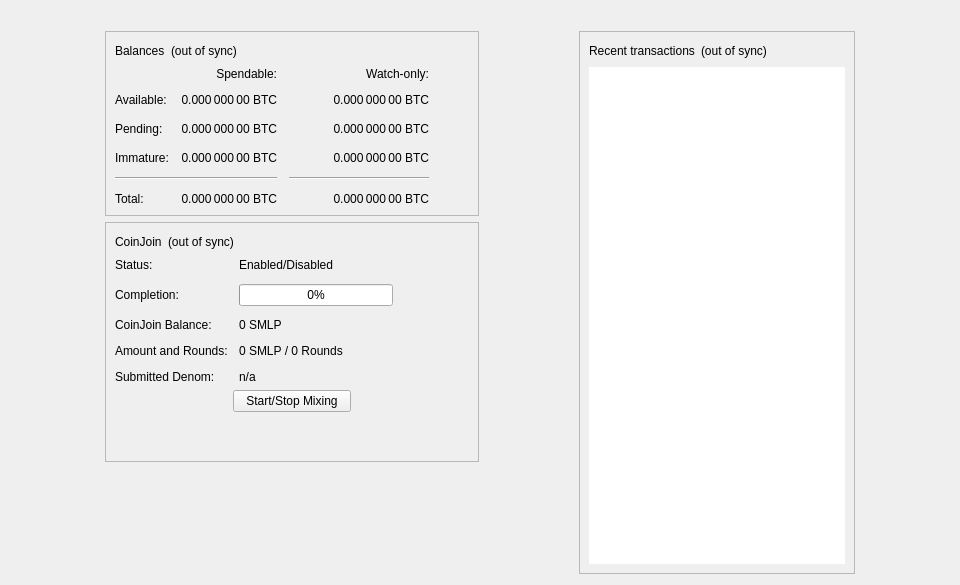
<?xml version="1.0" encoding="UTF-8"?>
<ui version="4.0">
 <class>OverviewPage</class>
 <widget class="QWidget" name="OverviewPage">
  <property name="geometry">
   <rect>
    <x>0</x>
    <y>0</y>
    <width>960</width>
    <height>585</height>
   </rect>
  </property>
  <property name="minimumSize">
   <size>
    <width>960</width>
    <height>0</height>
   </size>
  </property>
  <property name="windowTitle">
   <string>Form</string>
  </property>
  <layout class="QVBoxLayout" name="topLayout">
   <item>
    <widget class="QLabel" name="labelAlerts">
     <property name="visible">
      <bool>false</bool>
     </property>
     <property name="wordWrap">
      <bool>true</bool>
     </property>
     <property name="margin">
      <number>3</number>
     </property>
     <property name="textInteractionFlags">
      <set>Qt::TextSelectableByMouse</set>
     </property>
    </widget>
   </item>
   <item>
    <layout class="QHBoxLayout" name="horizontalLayout" stretch="1,0,1,0,1">
     <item>
      <spacer name="horizontalSpacerLeft">
       <property name="orientation">
        <enum>Qt::Horizontal</enum>
       </property>
       <property name="sizeType">
        <enum>QSizePolicy::Preferred</enum>
       </property>
       <property name="sizeHint" stdset="0">
        <size>
         <width>10</width>
         <height>20</height>
        </size>
       </property>
      </spacer>
     </item>
     <item>
      <layout class="QVBoxLayout" name="verticalLayout_2">
       <item>
        <widget class="QFrame" name="frame">
         <property name="frameShape">
          <enum>QFrame::StyledPanel</enum>
         </property>
         <property name="frameShadow">
          <enum>QFrame::Raised</enum>
         </property>
         <layout class="QVBoxLayout" name="verticalLayout_4">
          <item>
           <layout class="QHBoxLayout" name="horizontalLayout_4">
            <item>
             <widget class="QLabel" name="label_5">
              <property name="text">
               <string>Balances</string>
              </property>
             </widget>
            </item>
            <item>
             <widget class="QLabel" name="labelWalletStatus">
              <property name="toolTip">
               <string>The displayed information may be out of date. Your wallet automatically synchronizes with the SmartLoopAI network after a connection is established, but this process has not completed yet.</string>
              </property>
              <property name="text">
               <string notr="true">(out of sync)</string>
              </property>
              <property name="alignment">
               <set>Qt::AlignLeading|Qt::AlignLeft|Qt::AlignVCenter</set>
              </property>
             </widget>
            </item>
            <item>
             <spacer name="horizontalSpacer_3">
              <property name="orientation">
               <enum>Qt::Horizontal</enum>
              </property>
              <property name="sizeHint" stdset="0">
               <size>
                <width>40</width>
                <height>20</height>
               </size>
              </property>
             </spacer>
            </item>
           </layout>
          </item>
          <item>
           <layout class="QGridLayout" name="gridLayout">
            <property name="spacing">
             <number>12</number>
            </property>
            <item row="2" column="2">
             <widget class="QLabel" name="labelWatchPending">
              <property name="cursor">
               <cursorShape>IBeamCursor</cursorShape>
              </property>
              <property name="toolTip">
               <string>Unconfirmed transactions to watch-only addresses</string>
              </property>
              <property name="text">
               <string notr="true">0.000 000 00 BTC</string>
              </property>
              <property name="alignment">
               <set>Qt::AlignRight|Qt::AlignTrailing|Qt::AlignVCenter</set>
              </property>
              <property name="textInteractionFlags">
               <set>Qt::LinksAccessibleByMouse|Qt::TextSelectableByKeyboard|Qt::TextSelectableByMouse</set>
              </property>
             </widget>
            </item>
            <item row="2" column="1">
             <widget class="QLabel" name="labelUnconfirmed">
              <property name="cursor">
               <cursorShape>IBeamCursor</cursorShape>
              </property>
              <property name="toolTip">
               <string>Total of transactions that have yet to be confirmed, and do not yet count toward the spendable balance</string>
              </property>
              <property name="text">
               <string notr="true">0.000 000 00 BTC</string>
              </property>
              <property name="alignment">
               <set>Qt::AlignRight|Qt::AlignTrailing|Qt::AlignVCenter</set>
              </property>
              <property name="textInteractionFlags">
               <set>Qt::LinksAccessibleByMouse|Qt::TextSelectableByKeyboard|Qt::TextSelectableByMouse</set>
              </property>
             </widget>
            </item>
            <item row="3" column="2">
             <widget class="QLabel" name="labelWatchImmature">
              <property name="cursor">
               <cursorShape>IBeamCursor</cursorShape>
              </property>
              <property name="toolTip">
               <string>Mined balance in watch-only addresses that has not yet matured</string>
              </property>
              <property name="text">
               <string notr="true">0.000 000 00 BTC</string>
              </property>
              <property name="alignment">
               <set>Qt::AlignRight|Qt::AlignTrailing|Qt::AlignVCenter</set>
              </property>
              <property name="textInteractionFlags">
               <set>Qt::LinksAccessibleByMouse|Qt::TextSelectableByKeyboard|Qt::TextSelectableByMouse</set>
              </property>
             </widget>
            </item>
            <item row="4" column="0" colspan="2">
             <widget class="Line" name="lineSpendableBalance">
              <property name="orientation">
               <enum>Qt::Horizontal</enum>
              </property>
             </widget>
            </item>
            <item row="4" column="2">
             <widget class="Line" name="lineWatchBalance">
              <property name="sizePolicy">
               <sizepolicy hsizetype="Preferred" vsizetype="Fixed">
                <horstretch>0</horstretch>
                <verstretch>0</verstretch>
               </sizepolicy>
              </property>
              <property name="minimumSize">
               <size>
                <width>140</width>
                <height>0</height>
               </size>
              </property>
              <property name="orientation">
               <enum>Qt::Horizontal</enum>
              </property>
             </widget>
            </item>
            <item row="5" column="0">
             <widget class="QLabel" name="labelTotalText">
              <property name="text">
               <string>Total:</string>
              </property>
             </widget>
            </item>
            <item row="3" column="1">
             <widget class="QLabel" name="labelImmature">
              <property name="cursor">
               <cursorShape>IBeamCursor</cursorShape>
              </property>
              <property name="toolTip">
               <string>Mined balance that has not yet matured</string>
              </property>
              <property name="text">
               <string notr="true">0.000 000 00 BTC</string>
              </property>
              <property name="alignment">
               <set>Qt::AlignRight|Qt::AlignTrailing|Qt::AlignVCenter</set>
              </property>
              <property name="textInteractionFlags">
               <set>Qt::LinksAccessibleByMouse|Qt::TextSelectableByKeyboard|Qt::TextSelectableByMouse</set>
              </property>
             </widget>
            </item>
            <item row="2" column="3">
             <spacer name="horizontalSpacer_2">
              <property name="orientation">
               <enum>Qt::Horizontal</enum>
              </property>
              <property name="sizeHint" stdset="0">
               <size>
                <width>40</width>
                <height>20</height>
               </size>
              </property>
             </spacer>
            </item>
            <item row="3" column="0">
             <widget class="QLabel" name="labelImmatureText">
              <property name="text">
               <string>Immature:</string>
              </property>
             </widget>
            </item>
            <item row="5" column="1">
             <widget class="QLabel" name="labelTotal">
              <property name="cursor">
               <cursorShape>IBeamCursor</cursorShape>
              </property>
              <property name="toolTip">
               <string>Your current total balance</string>
              </property>
              <property name="text">
               <string notr="true">0.000 000 00 BTC</string>
              </property>
              <property name="alignment">
               <set>Qt::AlignRight|Qt::AlignTrailing|Qt::AlignVCenter</set>
              </property>
              <property name="textInteractionFlags">
               <set>Qt::LinksAccessibleByMouse|Qt::TextSelectableByKeyboard|Qt::TextSelectableByMouse</set>
              </property>
             </widget>
            </item>
            <item row="5" column="2">
             <widget class="QLabel" name="labelWatchTotal">
              <property name="cursor">
               <cursorShape>IBeamCursor</cursorShape>
              </property>
              <property name="toolTip">
               <string>Current total balance in watch-only addresses</string>
              </property>
              <property name="text">
               <string notr="true">0.000 000 00 BTC</string>
              </property>
              <property name="alignment">
               <set>Qt::AlignRight|Qt::AlignTrailing|Qt::AlignVCenter</set>
              </property>
              <property name="textInteractionFlags">
               <set>Qt::LinksAccessibleByMouse|Qt::TextSelectableByKeyboard|Qt::TextSelectableByMouse</set>
              </property>
             </widget>
            </item>
            <item row="0" column="2">
             <widget class="QLabel" name="labelWatchonly">
              <property name="text">
               <string>Watch-only:</string>
              </property>
              <property name="alignment">
               <set>Qt::AlignRight|Qt::AlignTrailing|Qt::AlignVCenter</set>
              </property>
             </widget>
            </item>
            <item row="1" column="0">
             <widget class="QLabel" name="labelBalanceText">
              <property name="text">
               <string>Available:</string>
              </property>
             </widget>
            </item>
            <item row="1" column="1">
             <widget class="QLabel" name="labelBalance">
              <property name="cursor">
               <cursorShape>IBeamCursor</cursorShape>
              </property>
              <property name="toolTip">
               <string>Your current spendable balance</string>
              </property>
              <property name="text">
               <string notr="true">0.000 000 00 BTC</string>
              </property>
              <property name="alignment">
               <set>Qt::AlignRight|Qt::AlignTrailing|Qt::AlignVCenter</set>
              </property>
              <property name="textInteractionFlags">
               <set>Qt::LinksAccessibleByMouse|Qt::TextSelectableByKeyboard|Qt::TextSelectableByMouse</set>
              </property>
             </widget>
            </item>
            <item row="1" column="2">
             <widget class="QLabel" name="labelWatchAvailable">
              <property name="cursor">
               <cursorShape>IBeamCursor</cursorShape>
              </property>
              <property name="toolTip">
               <string>Your current balance in watch-only addresses</string>
              </property>
              <property name="text">
               <string notr="true">0.000 000 00 BTC</string>
              </property>
              <property name="alignment">
               <set>Qt::AlignRight|Qt::AlignTrailing|Qt::AlignVCenter</set>
              </property>
              <property name="textInteractionFlags">
               <set>Qt::LinksAccessibleByMouse|Qt::TextSelectableByKeyboard|Qt::TextSelectableByMouse</set>
              </property>
             </widget>
            </item>
            <item row="2" column="0">
             <widget class="QLabel" name="labelPendingText">
              <property name="text">
               <string>Pending:</string>
              </property>
             </widget>
            </item>
            <item row="0" column="1">
             <widget class="QLabel" name="labelSpendable">
              <property name="text">
               <string>Spendable:</string>
              </property>
              <property name="alignment">
               <set>Qt::AlignRight|Qt::AlignTrailing|Qt::AlignVCenter</set>
              </property>
             </widget>
            </item>
           </layout>
          </item>
         </layout>
        </widget>
       </item>
       <item>
        <widget class="QFrame" name="frameCoinJoin">
         <property name="layoutDirection">
          <enum>Qt::LeftToRight</enum>
         </property>
         <property name="frameShape">
          <enum>QFrame::StyledPanel</enum>
         </property>
         <property name="frameShadow">
          <enum>QFrame::Raised</enum>
         </property>
         <layout class="QVBoxLayout" name="VerticalLayout_PS1">
          <item>
           <layout class="QHBoxLayout" name="horizontalLayout_5">
            <item>
             <widget class="QLabel" name="labelCoinJoinHeader">
              <property name="text">
               <string notr="true">CoinJoin</string>
              </property>
             </widget>
            </item>
            <item>
             <widget class="QLabel" name="labelCoinJoinSyncStatus">
              <property name="toolTip">
               <string>The displayed information may be out of date. Your wallet automatically synchronizes with the SmartLoopAI network after a connection is established, but this process has not completed yet.</string>
              </property>
              <property name="text">
               <string notr="true">(out of sync)</string>
              </property>
              <property name="alignment">
               <set>Qt::AlignLeading|Qt::AlignLeft|Qt::AlignVCenter</set>
              </property>
             </widget>
            </item>
            <item>
             <spacer name="horizontalSpacer_4">
              <property name="orientation">
               <enum>Qt::Horizontal</enum>
              </property>
              <property name="sizeHint" stdset="0">
               <size>
                <width>40</width>
                <height>20</height>
               </size>
              </property>
             </spacer>
            </item>
           </layout>
          </item>
          <item>
           <layout class="QFormLayout" name="coinJoinFormLayout">
            <property name="fieldGrowthPolicy">
             <enum>QFormLayout::AllNonFixedFieldsGrow</enum>
            </property>
            <property name="horizontalSpacing">
             <number>11</number>
            </property>
            <property name="verticalSpacing">
             <number>12</number>
            </property>
            <item row="0" column="0">
             <widget class="QLabel" name="labelCoinJoinEnabledText">
              <property name="text">
               <string>Status:</string>
              </property>
             </widget>
            </item>
            <item row="0" column="1">
             <widget class="QLabel" name="labelCoinJoinEnabled">
              <property name="text">
               <string>Enabled/Disabled</string>
              </property>
             </widget>
            </item>
            <item row="1" column="0">
             <widget class="QLabel" name="labelCompletitionText">
              <property name="text">
               <string>Completion:</string>
              </property>
             </widget>
            </item>
            <item row="1" column="1">
             <widget class="QProgressBar" name="coinJoinProgress">
              <property name="maximumSize">
               <size>
                <width>154</width>
                <height>16777215</height>
               </size>
              </property>
              <property name="value">
               <number>0</number>
              </property>
             </widget>
            </item>
            <item row="2" column="0">
             <widget class="QLabel" name="labelAnonymizedText">
              <property name="text">
               <string notr="true">CoinJoin Balance:</string>
              </property>
             </widget>
            </item>
            <item row="2" column="1">
             <widget class="QLabel" name="labelAnonymized">
              <property name="text">
               <string notr="true">0 SMLP</string>
              </property>
             </widget>
            </item>
            <item row="3" column="0">
             <widget class="QLabel" name="labelAmountAndRoundsText">
              <property name="text">
               <string>Amount and Rounds:</string>
              </property>
             </widget>
            </item>
            <item row="3" column="1">
             <widget class="QLabel" name="labelAmountRounds">
              <property name="text">
               <string>0 SMLP / 0 Rounds</string>
              </property>
             </widget>
            </item>
            <item row="4" column="0">
             <widget class="QLabel" name="labelSubmittedDenomText">
              <property name="text">
               <string>Submitted Denom:</string>
              </property>
             </widget>
            </item>
            <item row="4" column="1">
             <widget class="QLabel" name="labelSubmittedDenom">
              <property name="toolTip">
               <string>The denominations you submitted to the Masternode.&lt;br&gt;To mix, other users must submit the exact same denominations.</string>
              </property>
              <property name="text">
               <string>n/a</string>
              </property>
              <property name="wordWrap">
               <bool>true</bool>
              </property>
             </widget>
            </item>
           </layout>
          </item>
          <item>
           <layout class="QVBoxLayout" name="VerticalLayout_PS">
            <item>
             <layout class="QHBoxLayout" name="horizontalLayout_3">
              <property name="topMargin">
               <number>0</number>
              </property>
              <item>
               <spacer name="horizontalSpacer_5">
                <property name="orientation">
                 <enum>Qt::Horizontal</enum>
                </property>
                <property name="sizeHint" stdset="0">
                 <size>
                  <width>40</width>
                  <height>20</height>
                 </size>
                </property>
               </spacer>
              </item>
              <item>
               <widget class="QPushButton" name="toggleCoinJoin">
                <property name="sizePolicy">
                 <sizepolicy hsizetype="MinimumExpanding" vsizetype="Fixed">
                  <horstretch>0</horstretch>
                  <verstretch>0</verstretch>
                 </sizepolicy>
                </property>
                <property name="text">
                 <string>Start/Stop Mixing</string>
                </property>
               </widget>
              </item>
              <item>
               <spacer name="horizontalSpacer_6">
                <property name="orientation">
                 <enum>Qt::Horizontal</enum>
                </property>
                <property name="sizeHint" stdset="0">
                 <size>
                  <width>40</width>
                  <height>20</height>
                 </size>
                </property>
               </spacer>
              </item>
             </layout>
            </item>
            <item>
             <spacer name="verticalSpacer_3">
              <property name="orientation">
               <enum>Qt::Vertical</enum>
              </property>
              <property name="sizeHint" stdset="0">
               <size>
                <width>20</width>
                <height>40</height>
               </size>
              </property>
             </spacer>
            </item>
           </layout>
          </item>
         </layout>
        </widget>
       </item>
       <item>
        <spacer name="verticalSpacer">
         <property name="orientation">
          <enum>Qt::Vertical</enum>
         </property>
         <property name="sizeHint" stdset="0">
          <size>
           <width>20</width>
           <height>40</height>
          </size>
         </property>
        </spacer>
       </item>
      </layout>
     </item>
     <item>
      <spacer name="horizontalSpacerCenter">
       <property name="orientation">
        <enum>Qt::Horizontal</enum>
       </property>
       <property name="sizeHint" stdset="0">
        <size>
         <width>10</width>
         <height>20</height>
        </size>
       </property>
      </spacer>
     </item>
     <item>
      <layout class="QVBoxLayout" name="verticalLayout_3">
       <item>
        <widget class="QFrame" name="frame_2">
         <property name="frameShape">
          <enum>QFrame::StyledPanel</enum>
         </property>
         <property name="frameShadow">
          <enum>QFrame::Raised</enum>
         </property>
         <layout class="QVBoxLayout" name="verticalLayout">
          <item>
           <layout class="QHBoxLayout" name="horizontalLayout_2">
            <item>
             <widget class="QLabel" name="label_4">
              <property name="text">
               <string>Recent transactions</string>
              </property>
             </widget>
            </item>
            <item>
             <widget class="QLabel" name="labelTransactionsStatus">
              <property name="toolTip">
               <string>The displayed information may be out of date. Your wallet automatically synchronizes with the SmartLoopAI network after a connection is established, but this process has not completed yet.</string>
              </property>
              <property name="text">
               <string notr="true">(out of sync)</string>
              </property>
              <property name="alignment">
               <set>Qt::AlignLeading|Qt::AlignLeft|Qt::AlignVCenter</set>
              </property>
             </widget>
            </item>
            <item>
             <spacer name="horizontalSpacer">
              <property name="orientation">
               <enum>Qt::Horizontal</enum>
              </property>
              <property name="sizeHint" stdset="0">
               <size>
                <width>40</width>
                <height>20</height>
               </size>
              </property>
             </spacer>
            </item>
           </layout>
          </item>
          <item>
           <widget class="QListView" name="listTransactions">
            <property name="frameShape">
             <enum>QFrame::NoFrame</enum>
            </property>
            <property name="verticalScrollBarPolicy">
             <enum>Qt::ScrollBarAlwaysOff</enum>
            </property>
            <property name="horizontalScrollBarPolicy">
             <enum>Qt::ScrollBarAlwaysOff</enum>
            </property>
            <property name="selectionMode">
             <enum>QAbstractItemView::NoSelection</enum>
            </property>
           </widget>
          </item>
         </layout>
        </widget>
       </item>
      </layout>
     </item>
     <item>
      <spacer name="horizontalSpacerRight">
       <property name="orientation">
        <enum>Qt::Horizontal</enum>
       </property>
       <property name="sizeType">
        <enum>QSizePolicy::Preferred</enum>
       </property>
       <property name="sizeHint" stdset="0">
        <size>
         <width>10</width>
         <height>20</height>
        </size>
       </property>
      </spacer>
     </item>
    </layout>
   </item>
  </layout>
 </widget>
 <resources/>
 <connections/>
</ui>
